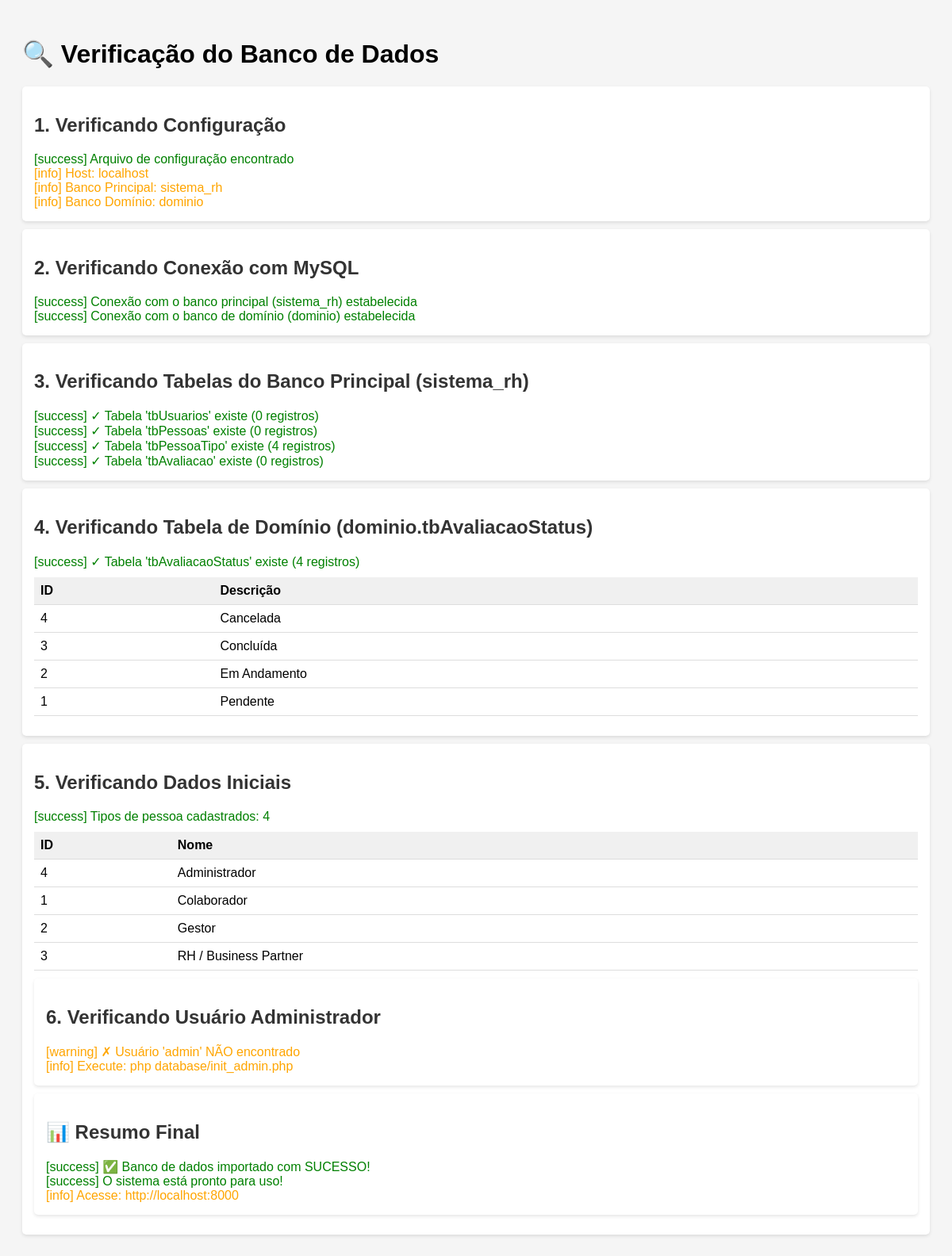
The page /verificar-banco.php on the database its author committed.
### tables this page shows
CREATE TABLE IF NOT EXISTS tbAvaliacaoStatus (
    avaliacao_status_id INT(10) NOT NULL AUTO_INCREMENT,
    descricao VARCHAR(200) NOT NULL UNIQUE,
    PRIMARY KEY (avaliacao_status_id)
);

CREATE TABLE IF NOT EXISTS tbPessoaTipo (
    pessoa_tipo_id INT(10) NOT NULL AUTO_INCREMENT,
    nome VARCHAR(200) NOT NULL UNIQUE,
    PRIMARY KEY (pessoa_tipo_id)
);

### verificar-banco.php (the view, shortened to what this page needs)
<?php
$isCli = php_sapi_name() === 'cli';
if (!$isCli) {
    echo "<!DOCTYPE html><html><head><meta charset='UTF-8'><title>Verificação do Banco</title>";
    echo "<style>
        body { font-family: Arial, sans-serif; padding: 20px; background: #f5f5f5; }
        .success { color: green; }
        .error { color: red; }
        .warning { color: orange; }
        .info { color: blue; }
        .section { background: white; padding: 15px; margin: 10px 0; border-radius: 5px; box-shadow: 0 2px 4px rgba(0,0,0,0.1); }
        h2 { color: #333; }
        table { width: 100%; border-collapse: collapse; margin: 10px 0; }
        th, td { padding: 8px; text-align: left; border-bottom: 1px solid #ddd; }
        th { background: #f0f0f0; }
    </style></head><body>";
    echo "<h1>🔍 Verificação do Banco de Dados</h1>";
}
function printResult($message, $status = 'success') {
    global $isCli;
    if ($isCli) {
        $color = $status === 'success' ? 'green' : ($status === 'error' ? 'red' : 'yellow');
        echo colorize("[$status] ", $color) . $message . "\n";
    } else {
        $class = $status === 'success' ? 'success' : ($status === 'error' ? 'error' : 'warning');
        echo "<div class='$class'>[$status] " . htmlspecialchars($message) . "</div>";
    }
}
function printSection($title) {
    global $isCli;
    if ($isCli) {
        echo "\n" . colorize("=== $title ===", 'blue') . "\n";
    } else {
        echo "<div class='section'><h2>$title</h2>";
    }
}
function endSection() {
    global $isCli;
    if (!$isCli) {
        echo "</div>";
    }
}
printSection("1. Verificando Configuração");
try {
    printResult("Arquivo de configuração encontrado", 'success');
} catch (Exception $e) {
    printResult("Erro ao carregar configuração: " . $e->getMessage(), 'error');
    exit(1);
}
endSection();
try {
    $conn = getConnection();
} catch (PDOException $e) {
    printResult("Erro ao conectar ao banco principal: " . $e->getMessage(), 'error');
    printResult("Verifique se o banco 'sistema_rh' existe e as credenciais estão corretas", 'warning');
    exit(1);
}
try {
    $connDominio = getDominioConnection();
} catch (PDOException $e) {
    printResult("Erro ao conectar ao banco de domínio: " . $e->getMessage(), 'error');
    printResult("Verifique se o banco 'dominio' existe", 'warning');
}
$tabelasPrincipais = ['tbUsuarios', 'tbPessoas', 'tbPessoaTipo', 'tbAvaliacao'];
$tabelasOk = true;
foreach ($tabelasPrincipais as $tabela) {
    try {
        $stmt = $conn->query("SHOW TABLES LIKE '$tabela'");
        if ($stmt->rowCount() > 0) {
            $countStmt = $conn->query("SELECT COUNT(*) as total FROM $tabela");
            $count = $countStmt->fetch()['total'];
            printResult("✓ Tabela '$tabela' existe ($count registros)", 'success');
        } else {
            printResult("✗ Tabela '$tabela' NÃO encontrada", 'error');
            $tabelasOk = false;
        }
    } catch (PDOException $e) {
        printResult("✗ Erro ao verificar tabela '$tabela': " . $e->getMessage(), 'error');
        $tabelasOk = false;
    }
}
try {
    $stmt = $connDominio->query("SHOW TABLES LIKE 'tbAvaliacaoStatus'");
    if ($stmt->rowCount() > 0) {
        $statusStmt = $connDominio->query("SELECT * FROM tbAvaliacaoStatus");
        $statuses = $statusStmt->fetchAll();
        if (!$isCli) {
            echo "<table><tr><th>ID</th><th>Descrição</th></tr>";
        }
        foreach ($statuses as $status) {
            if ($isCli) {
                printResult("  - ID {$status['avaliacao_status_id']}: {$status['descricao']}", 'info');
            } else {
                echo "<tr><td>{$status['avaliacao_status_id']}</td><td>{$status['descricao']}</td></tr>";
            }
        }
        if (!$isCli) {
            echo "</table>";
        }
    } else {
        printResult("✗ Tabela 'tbAvaliacaoStatus' NÃO encontrada", 'error');
    }
} catch (PDOException $e) {
    printResult("✗ Erro ao verificar tabela de domínio: " . $e->getMessage(), 'error');
}
try {
    $stmt = $conn->query("SELECT COUNT(*) as total FROM tbPessoaTipo");
    $count = $stmt->fetch()['total'];
    if ($count > 0) {
        $tiposStmt = $conn->query("SELECT * FROM tbPessoaTipo");
        $tipos = $tiposStmt->fetchAll();
        if (!$isCli) {
            echo "<table><tr><th>ID</th><th>Nome</th></tr>";
        }
        foreach ($tipos as $tipo) {
            if ($isCli) {
                printResult("  - ID {$tipo['pessoa_tipo_id']}: {$tipo['nome']}", 'info');
            } else {
                echo "<tr><td>{$tipo['pessoa_tipo_id']}</td><td>{$tipo['nome']}</td></tr>";
            }
        }
        if (!$isCli) {
            echo "</table>";
        }
    }
} catch (PDOException $e) {
    printResult("Erro ao verificar tipos: " . $e->getMessage(), 'error');
}
try {
    $stmt = $conn->query("SELECT usuario_id, nome, login FROM tbUsuarios WHERE login = 'admin'");
    $admin = $stmt->fetch();
    if ($admin) {
        printResult("✓ Usuário 'admin' encontrado (ID: {$admin['usuario_id']}, Nome: {$admin['nome']})", 'success');
        printResult("Você pode fazer login com: admin / admin123", 'info');
    } else {
        printResult("✗ Usuário 'admin' NÃO encontrado", 'warning');
        printResult("Execute: php database/init_admin.php", 'info');
    }
} catch (PDOException $e) {
    printResult("Erro ao verificar usuário admin: " . $e->getMessage(), 'error');
}
if ($tabelasOk) {
    printResult("✅ Banco de dados importado com SUCESSO!", 'success');
    printResult("O sistema está pronto para uso!", 'success');
    printResult("Acesse: http://localhost:8000", 'info');
} else {
    printResult("⚠️ Alguns problemas foram encontrados", 'warning');
    printResult("Verifique os erros acima e tente importar novamente", 'warning');
}
if (!$isCli) {
    echo "</div></body></html>";
}
?>

### verificar-banco.php (style rules this page uses)
body { font-family: Arial, sans-serif; padding: 20px; background: #f5f5f5; }
.success { color: green; }
.warning { color: orange; }
.section { background: white; padding: 15px; margin: 10px 0; border-radius: 5px; box-shadow: 0 2px 4px rgba(0,0,0,0.1); }
h2 { color: #333; }
table { width: 100%; border-collapse: collapse; margin: 10px 0; }
th, td { padding: 8px; text-align: left; border-bottom: 1px solid #ddd; }
th { background: #f0f0f0; }

### rows shown on the page
tbavaliacaostatus: avaliacao_status_id "4", descricao "Cancelada"
tbavaliacaostatus: avaliacao_status_id "3", descricao "Concluída"
tbavaliacaostatus: avaliacao_status_id "2", descricao "Em Andamento"
tbavaliacaostatus: avaliacao_status_id "1", descricao "Pendente"
tbpessoatipo: pessoa_tipo_id "4", nome "Administrador"
tbpessoatipo: pessoa_tipo_id "1", nome "Colaborador"
tbpessoatipo: pessoa_tipo_id "2", nome "Gestor"
tbpessoatipo: pessoa_tipo_id "3", nome "RH / Business Partner"

### other values the page prints
$status "success info info info success success success success warning info success success info"
$message "✓ Tabela 'tbUsuarios' existe (0 registros)"
$message "✓ Tabela 'tbPessoas' existe (0 registros)"
$message "✓ Tabela 'tbPessoaTipo' existe (4 registros)"
$message "✓ Tabela 'tbAvaliacao' existe (0 registros)"
